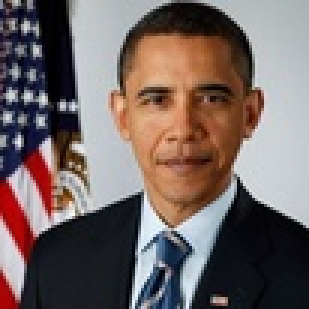
#> input picture sageviewer/test-images/obama.jpg, 103 x 103 px, shrunk from 300 x 300 before the run, found by its file name (shown 3 times larger)
$ python facial_recognition_cv2.py   (Python 2 division)
#> lines starting #> are read from the running program, lines starting #| are printed output that depends on the picture; pictures that were not available may be replaced by others from this repository, and a replacement may not be noted
import numpy as np
import os
import urllib
import json
import cv2

# define the path to the face detector
FACE_DETECTOR_PATH = "{base_path}/cascades/haarcascade_frontalface_default.xml".format(
            base_path=os.path.abspath(os.path.dirname(__file__)))

FACE_DETECTOR_PATH = "/usr/local/share/OpenCV/haarcascades/haarcascade_frontalface_default.xml"


def grab_image(path=None, stream=None, url=None):
    # if the path is not None, then load the image from disk
    if path is not None:
        print("Loading " + path)
        image = cv2.imread(path)
#> image is the input picture: shape (103, 103, 3); mean B, G, R 100, 102.3, 116.3
    else:
        # if the URL is not None, then download the image
        if url is not None:
            resp = urllib.urlopen(url)
            data = resp.read()
        # We are ignoring streaming right now.
        # convert the image to a NumPy array and then read it into
        # OpenCV format
        image = np.asarray(bytearray(data), dtype="uint8")
        image = cv2.imdecode(image, cv2.IMREAD_COLOR)

    # return image
    return image

def find_faces(image):
    print FACE_DETECTOR_PATH
    # convert the image to grayscale, load the face cascade detector,
    # and detect faces in the image
    image = cv2.cvtColor(image, cv2.COLOR_BGR2GRAY)
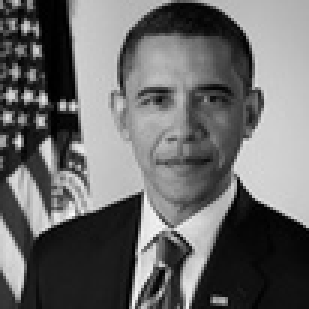
#> image: shape (103, 103) (shown 3 times larger); min 0, max 251, mean 106.2
    detector = cv2.CascadeClassifier(FACE_DETECTOR_PATH)
    rects = detector.detectMultiScale(image, scaleFactor=1.1, minNeighbors=5, minSize=(30, 30), flags=cv2.CASCADE_SCALE_IMAGE)
#> rects = [[35, 12, 53, 53]]

    # construct a list of bounding boxes from the detection
    rects = [(int(x), int(y), int(x + w), int(y + h)) for (x, y, w, h) in rects]
#> rects = [(35, 12, 88, 65)]

    # update the data dictionary with the faces detected
    data ={"num_faces": len(rects), "faces": rects, "success": True}
#> data = {'num_faces': 1, 'faces': [(35, 12, 88, 65)], 'success': True}
    print data
#| {'num_faces': 1, 'faces': [(35, 12, 88, 65)], 'success': True}

image = grab_image(path='/home/tkulish/life-gather/sageviewer/test-images/obama.jpg')
find_faces(image)
image = grab_image(path='/home/tkulish/life-gather/sageviewer/test-images/multiple-faces.jpg')
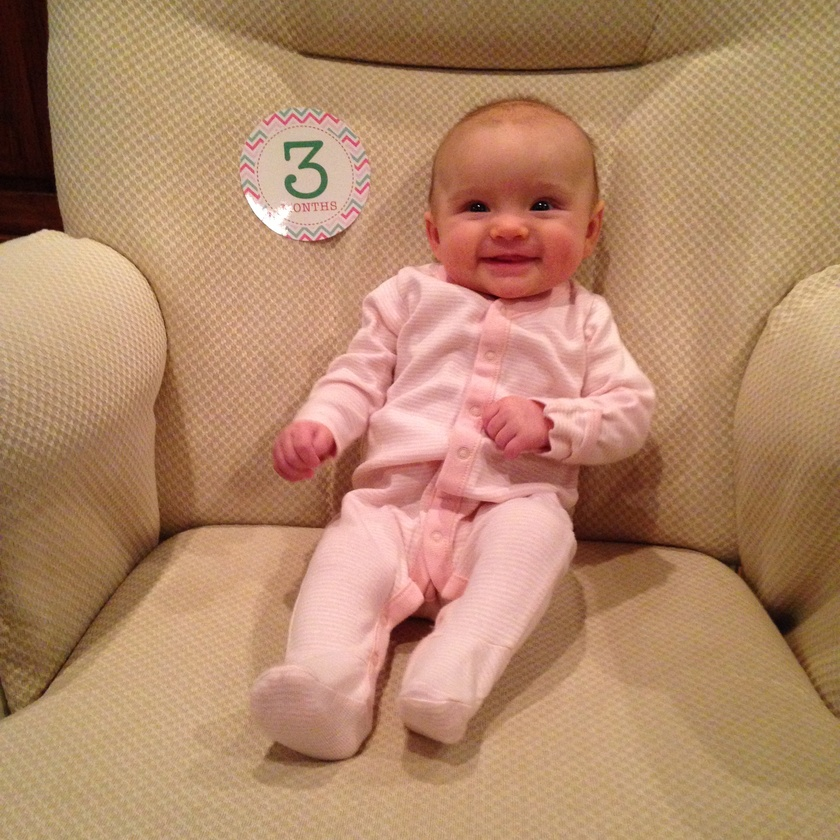
#> input picture sageviewer/train-images/olivia.babysmile.jpg, 840 x 840 px, shrunk from 2448 x 2448 before the run, given in place of multiple-faces.jpg, which was not available
#> in grab_image, image is the input picture: shape (840, 840, 3); mean B, G, R 106.2, 137, 179.4
find_faces(image)
#> in find_faces (call 2), `image = cv2.cvtColor(image, cv2.COLOR_BGR2GRAY)`:
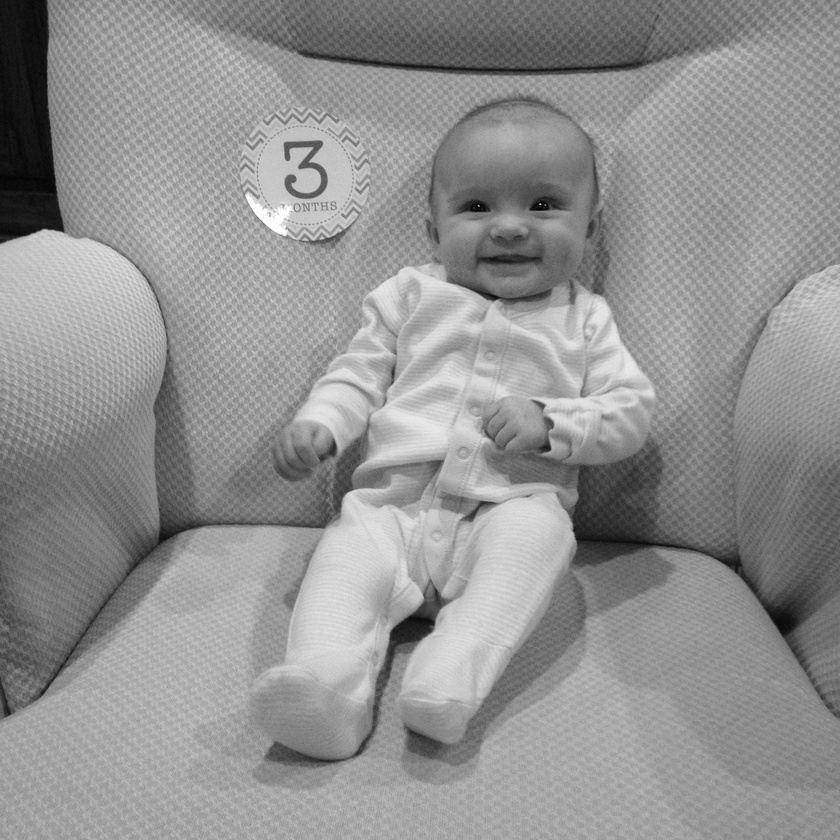
#> image: shape (840, 840); min 3, max 255, mean 146.2
#> in find_faces (call 2), `rects = detector.detectMultiScale(image, scaleFactor=1.1, minNeighbors..`: rects = [[424, 135, 169, 169]]
#> in find_faces (call 2), `rects = [(int(x), int(y), int(x + w), int(y + h)) for (x, y, w, h) in ..`: rects = [(424, 135, 593, 304)]
#> in find_faces (call 2), `data ={"num_faces": len(rects), "faces": rects, "success": True}`: data = {'num_faces': 1, 'faces': [(424, 135, 593, 304)], 'success': True}
#| {'num_faces': 1, 'faces': [(424, 135, 593, 304)], 'success': True}
